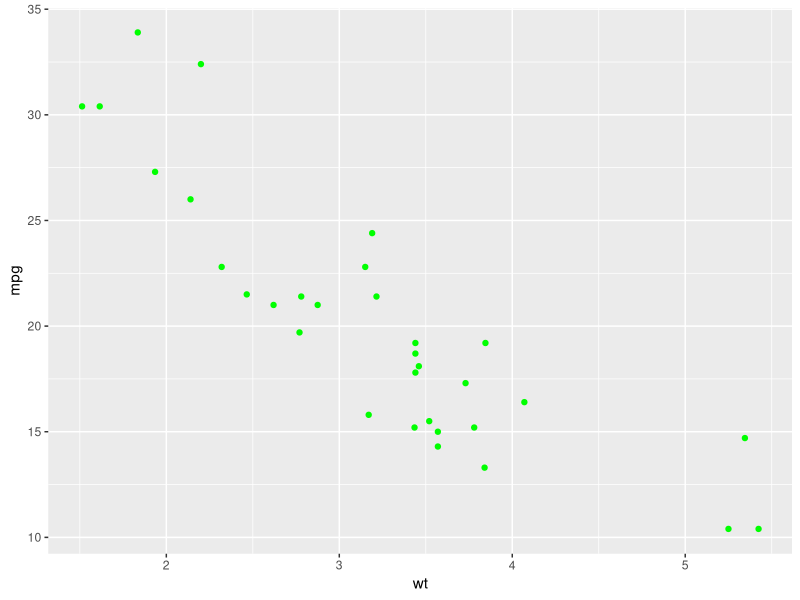
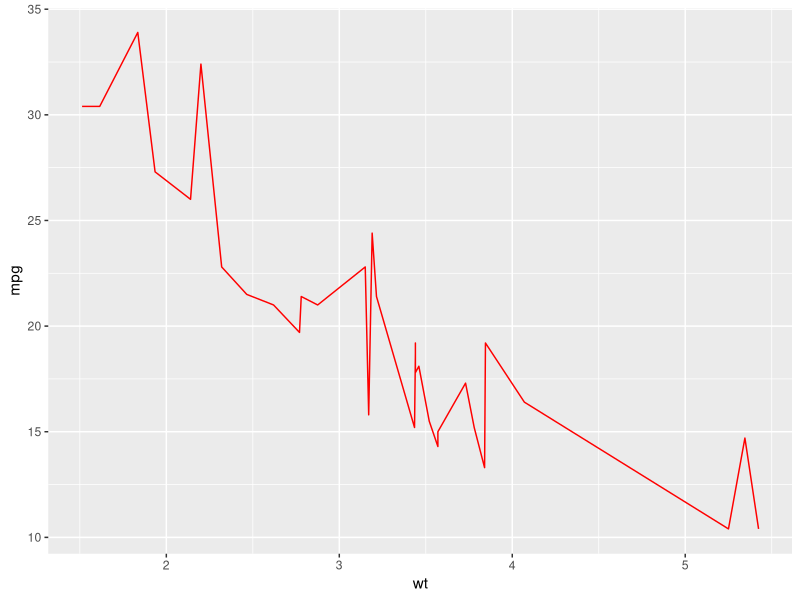

The R script that drew these images, in order:
## ---- chunk 1
library(ggplot2)
data("mtcars")
p <- ggplot(mtcars,aes(wt,mpg))
p + geom_point(color="green")

ggplot(data=mtcars,aes(x=wt,y=mpg))+geom_line(color="red",linetype=1)
